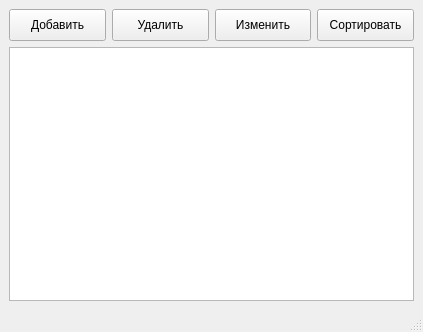
<?xml version="1.0" encoding="UTF-8"?>
<ui version="4.0">
 <class>MainWindow</class>
 <widget class="QMainWindow" name="MainWindow">
  <property name="geometry">
   <rect>
    <x>0</x>
    <y>0</y>
    <width>423</width>
    <height>332</height>
   </rect>
  </property>
  <property name="minimumSize">
   <size>
    <width>0</width>
    <height>0</height>
   </size>
  </property>
  <property name="maximumSize">
   <size>
    <width>875</width>
    <height>500</height>
   </size>
  </property>
  <property name="windowTitle">
   <string>Телефонный справочник</string>
  </property>
  <property name="windowIcon">
   <iconset>
    <normaloff>:/resoruces/images/title_ico.png</normaloff>:/resoruces/images/title_ico.png</iconset>
  </property>
  <widget class="QWidget" name="centralwidget">
   <layout class="QVBoxLayout" name="verticalLayout">
    <item>
     <layout class="QHBoxLayout" name="horizontalLayout">
      <item>
       <widget class="QPushButton" name="addButton">
        <property name="minimumSize">
         <size>
          <width>0</width>
          <height>32</height>
         </size>
        </property>
        <property name="text">
         <string>Добавить</string>
        </property>
       </widget>
      </item>
      <item>
       <widget class="QPushButton" name="removeButton">
        <property name="minimumSize">
         <size>
          <width>0</width>
          <height>32</height>
         </size>
        </property>
        <property name="text">
         <string>Удалить</string>
        </property>
       </widget>
      </item>
      <item>
       <widget class="QPushButton" name="editButton">
        <property name="minimumSize">
         <size>
          <width>0</width>
          <height>32</height>
         </size>
        </property>
        <property name="text">
         <string>Изменить</string>
        </property>
       </widget>
      </item>
      <item>
       <widget class="QPushButton" name="sortButton">
        <property name="minimumSize">
         <size>
          <width>0</width>
          <height>32</height>
         </size>
        </property>
        <property name="text">
         <string>Сортировать</string>
        </property>
       </widget>
      </item>
     </layout>
    </item>
    <item>
     <widget class="QTableView" name="contactTableView">
      <property name="font">
       <font>
        <pointsize>13</pointsize>
       </font>
      </property>
      <property name="styleSheet">
       <string notr="true"/>
      </property>
      <property name="editTriggers">
       <set>QAbstractItemView::NoEditTriggers</set>
      </property>
      <property name="alternatingRowColors">
       <bool>false</bool>
      </property>
      <property name="selectionBehavior">
       <enum>QAbstractItemView::SelectRows</enum>
      </property>
      <property name="sortingEnabled">
       <bool>true</bool>
      </property>
      <attribute name="horizontalHeaderShowSortIndicator" stdset="0">
       <bool>true</bool>
      </attribute>
      <attribute name="horizontalHeaderStretchLastSection">
       <bool>true</bool>
      </attribute>
      <attribute name="verticalHeaderVisible">
       <bool>false</bool>
      </attribute>
     </widget>
    </item>
   </layout>
  </widget>
  <widget class="QMenuBar" name="menubar">
   <property name="geometry">
    <rect>
     <x>0</x>
     <y>0</y>
     <width>423</width>
     <height>26</height>
    </rect>
   </property>
  </widget>
  <widget class="QStatusBar" name="statusbar"/>
 </widget>
 <resources/>
 <connections/>
</ui>
